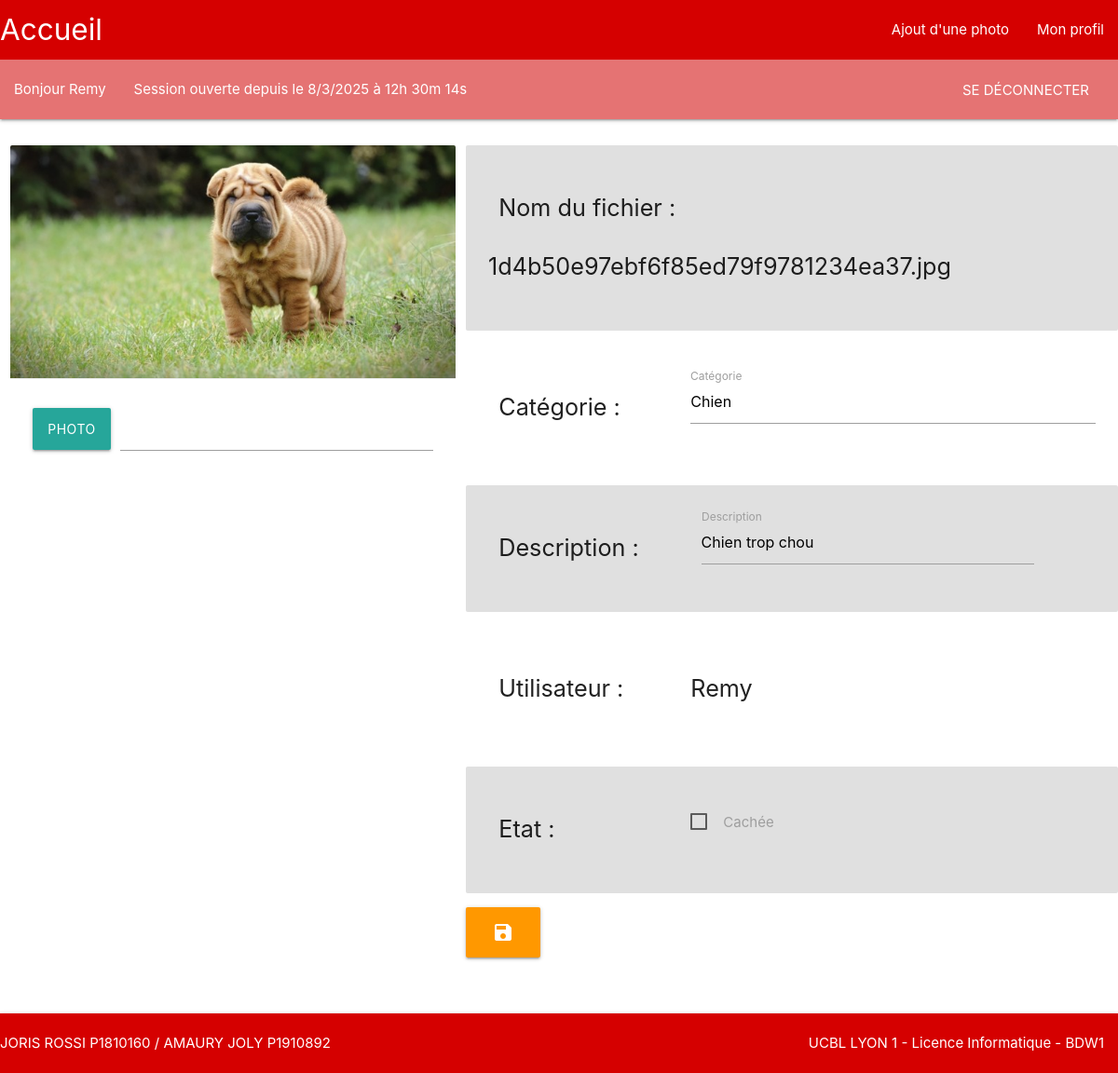
Page /?page=detail_photo&photo=1d4b50e97ebf6f85ed79f9781234ea37.jpg&edit=true (signed in) on the committed database.
### tables this page shows
CREATE TABLE `photo` (
  `photoID` int(11) NOT NULL,
  `nomFich` varchar(50) DEFAULT NULL,
  `description` varchar(250) DEFAULT NULL,
  `catID` int(11) DEFAULT NULL,
  `userID` int(11) DEFAULT NULL,
  `is_cacher` tinyint(1) DEFAULT 0
);

CREATE TABLE `categorie` (
  `cat_id` int(11) NOT NULL,
  `nomCat` varchar(50) DEFAULT NULL
);

CREATE TABLE `utilisateur` (
  `utilisateurID` int(11) NOT NULL,
  `pseudo` varchar(50) DEFAULT NULL,
  `hash_mdp` varchar(50) DEFAULT NULL,
  `is_admin` tinyint(1) DEFAULT 0
);

### index.php (called while the page is built, shortened)
<?php
if (isset($_GET['page'])) {
    $page = htmlspecialchars($_GET['page']);
} else
    $page = 'accueil';
require_once(PATH_CONTROLLERS . $page . '.php');

### models/m_photo.php (called while the page is built, shortened)
<?php
function getPhoto($link, $nomPhoto) {
    $sql = "select  nomFich, pseudo, nomCat, description, is_cacher from photo
                join utilisateur u on photo.userID = u.utilisateurID
                join categorie c on photo.catID = c.cat_id
                where nomFich like '$nomPhoto';";
    $rslt = executeQuery($link, $sql);
    $arr_rslt = array();
    $res = mysqli_fetch_assoc($rslt);
    $arr_rslt['nomFich'] = $res['nomFich'];
    $arr_rslt['categorie'] = $res['nomCat'];
    $arr_rslt['utilisateur'] = $res['pseudo'];
    $arr_rslt['description'] = $res['description'];
    if($res['is_cacher'] == 0)
        $arr_rslt['cache'] = 'Visible';
    else
        $arr_rslt['cache'] = 'Caché';
    return $arr_rslt;
}

### models/m_bd.php (called while the page is built, shortened)
<?php
function executeQuery($link, $query)
{
    $resultat = mysqli_query($link, $query);
    if(!(is_bool($resultat)) && mysqli_num_rows($resultat) != 0)
        return $resultat;
    else
        return false;
}
?>

### views/v_detail_photo_edit.php (the view, shortened to what this page needs)
<div class="row">
    <form method="post" action="./?page=detail_photo&photo=<?php echo $photo['nomFich'] ?>&edit=true&submission=true"
          enctype="multipart/form-data" >
        <div class="row">
            <div class="col s5">
                <div class="card z-depth-0">
                    <div class="card-image">
                        <img class="responsive-img" src="<?php echo PATH_IMAGES . $photo['nomFich'] ?>"/>
                    </div>
                    <div class="card-action">
                        <div class="file-field input-field">
                            <div class="btn">
                                <span>Photo</span>
                            </div>
                            <div class="file-path-wrapper">
                                <input class="file-path validate" type="text"/>
                            </div>
                        </div>
                    </div>
                </div>
            </div>
            <div class="col s7">
                <div class="row card-panel z-depth-0 grey lighten-2">
                    <div class="col s4">
                        <p class="flow-text">Nom du fichier : </p>
                    </div>
                    <div class="">
                        <p class="flow-text"><?php echo $photo['nomFich'] ?></p>
                    </div>
                </div>
                <div class="row card-panel z-depth-0 ">
                    <div class="col s4">
                        <p class="flow-text">Catégorie : </p>
                    </div>
                    <div class="input-field valign-wrapper">
                        <input type="text" id="autocomplete-cat" class="autocomplete"
                               name="new_cat"
                               value="<?php echo $photo['categorie'] ?>"
                               autocomplete="off">
                        <label for="autocomplete-cat">Catégorie</label>
                    </div>
                </div>
                <div class="row card-panel z-depth-0 grey lighten-2">
                    <div class="col s4">
                        <p class="flow-text">Description : </p>
                    </div>
                    <div class="input-field col s7">
                        <input id="new_description" type="text" class="validate" data-length="250"
                               name="new_description"
                               value="<?php echo $photo['description'] ?>">
                        <label class="active" for="new_description">Description</label>
                    </div>
                </div>
                <div class="row card-panel z-depth-0 ">
                    <div class="col s4">
                        <p class="flow-text">Utilisateur : </p>
                    </div>
                    <div class="">
                        <p class="flow-text"><?php echo $photo['utilisateur'] ?></p>
                    </div>
                </div>
                <div class="row card-panel z-depth-0 grey lighten-2">
                    <div class="col s4">
                        <p class="flow-text">Etat : </p>
                    </div>
                    <div class="">
                        <br/>
                        <label class="valign-wrapper">
                            <span class="flow-text">Cachée</span>
                        </label>
                    </div>
                </div>
                <div class="row">
                    <div>
                        <button type="submit" class="btn-large orange"
                                href="./?page=detail_photo&photo=<?php echo $photo['nomFich'] ?>&edit=true&submission=true">
                            <i class="material-icons">save</i></button>
                    </div>
                </div>
            </div>
        </div>
    </form>
</div>

### rows in the picture
photo: nomFich (picture), nomFich "1d4b50e97ebf6f85ed79f9781234ea37.jpg", new_cat "Chien", new_description "Chien trop chou", userID.pseudo "Remy"

### other values in the picture
$_SESSION['pseudo'] "Remy"
$timer_day "8"
$timer_month "3"
$timer_year "2025"
$timer_hour "12"
$timer_min "30"
$timer_sec "14"
AUTEUR "JORIS ROSSI P1810160 / AMAURY JOLY P1910892"
ORGANISATION "UCBL LYON 1 - Licence Informatique - BDW1"
